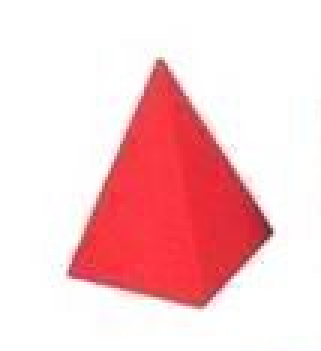
//> input picture resource/14/moments1.jpg, 107 x 117 px (shown 3 times larger)
$ ./approxPolyDP_example   (built with g++ and OpenCV 4)
//> lines starting //> are read from the running program, lines starting //| are printed output that depends on the picture; after the words box and inside, x2 and y2 are one past the last pixel; in counts of white or black regions, pixels touching at a corner belong together

#include <iostream>
#include <vector>
#include <opencv2/opencv.hpp>
#define RESOURCE_DIR "../resource/"

std::ostream& operator <<(std::ostream& output, cv::Moments moment)
{
    output << "m00:" << moment.m00 << std::endl;
    output << "m10:" << moment.m10 << " m01:" << moment.m01<<  std::endl;
    output << "m20:" << moment.m20 << " m11:" << moment.m11<< " m02:" << moment.m02 << std::endl;
    output << "m30:" << moment.m30 << " m21:" << moment.m21<< " m12:" << moment.m12  <<" m03:"<< moment.m03 << std::endl;  // moments
    output << "mu20:" << moment.mu20 << " mu11:" << moment.mu11<< " mu02:"<< moment.mu02 << std::endl;
    output << "mu30:" << moment.mu30 << " mu21:" << moment.mu21<< " m12:"<< moment.mu12  <<" mu03:"<< moment.mu03 << std::endl; // central moments
    output << "nu20:" << moment.nu20 << " nu11:" <<moment.nu11<< " nu02:" <<moment.nu02 << std::endl;
    output << "nu30:" << moment.nu30 << " nu21:" <<moment.nu21<< " nu12:" <<moment.nu12  <<" nu03:" <<moment.nu03 << std::endl; // Hu invariant moments
    return output;
}


// [138 lines left out: function approxPolyDP_example, not called in this run]

void moments_example()
{
    cv::Mat img1 = cv::imread(RESOURCE_DIR"/14/moments1.jpg", cv::IMREAD_GRAYSCALE);
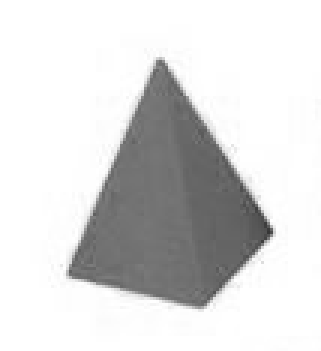
//> img1: 117 rows x 107 cols, CV_8UC1 (shown 3 times larger); min 54, max 255, mean 218.1
    if(img1.empty())
    {
        std::cout << "img is empty" << std::endl;
        return;
    }

    cv::Mat imgEdage1;
    cv::Canny(img1, imgEdage1, 100, 200);
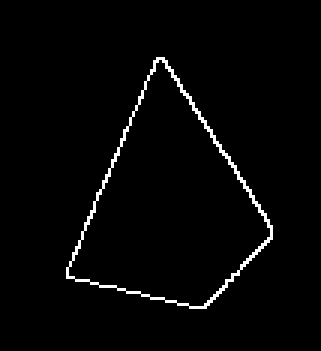
//> imgEdage1: 117 rows x 107 cols, CV_8UC1 (shown 3 times larger); 2.2% white in thin lines or dots, all inside (x1, y1, x2, y2) = (22, 19, 91, 103)
    cv::imshow("Edage1", imgEdage1);

    std::vector<std::vector<cv::Point>> contours1;
    std::vector<cv::Vec4i> hierarchy1;
    cv::findContours(imgEdage1, contours1, hierarchy1, cv::RETR_TREE, cv::CHAIN_APPROX_NONE, cv::Point());
//> contours1 = 2 contours; box (x1, y1, x2, y2) and area: (22, 19, 91, 103) 3122, (22, 19, 91, 103) 3050
    std::cout << "contours1:" << contours1.size() << std::endl;
//| contours1:2
    // Central moments are invariant under translation
    // Normalized central moments are also invariant under scaling
    // Hu invariant moments are invariant under rotation

    cv::Moments moments1 = cv::moments(contours1[0], false);
//> moments1 = moments, m00 3122, centre m10/m00, m01/m00 = (56.24, 68.48)

    //std::cout << "contours moments:" << std::endl << moments << std::endl;
    std::cout << "==================================" << std::endl;
    double huMoments1[7];
    cv::HuMoments(moments1, huMoments1);
//> huMoments1 = [0.18, 0.00198, 0.00165, 7.56e-05, 2.13e-08, 2.71e-06, 1.6e-08]

    std::cout << "first:" << std::endl;
    for(int i = 0; i < 7; i++)
    {
        std::cout << "h" << i << ":" << huMoments1[i] << std::endl;
    }
//> this loop made 7 passes
//| h0:0.180305
//| h1:0.001978
//| h2:0.00164584
//| h3:7.55848e-05
//| h4:2.1331e-08
//| h5:2.71134e-06
//| h6:1.59905e-08


    cv::Mat img2 = cv::imread(RESOURCE_DIR"/14/moments2.jpg", cv::IMREAD_GRAYSCALE);
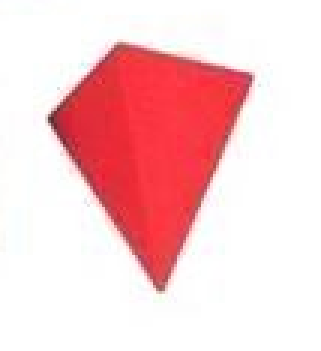
//> input picture resource/14/moments2.jpg, 107 x 117 px (shown 3 times larger)
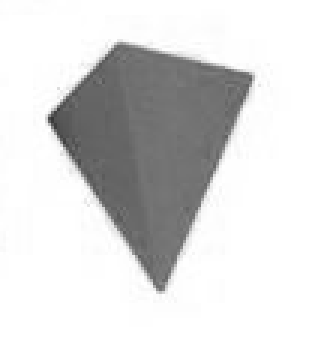
//> img2: 117 rows x 107 cols, CV_8UC1 (shown 3 times larger); min 54, max 255, mean 218.1
    if(img2.empty())
    {
        std::cout << "img is empty" << std::endl;
        return;
    }

#if 1
    int width = img2.cols* 0.9;
//> width = 96
    int height = img2.rows*0.9;
//> height = 105
    cv::resize(img2, img2, cv::Size(width, height));
//> img2: 105 rows x 96 cols, CV_8UC1
#endif

    cv::Mat imgEdage2;
    cv::Canny(img2, imgEdage2, 100, 200);
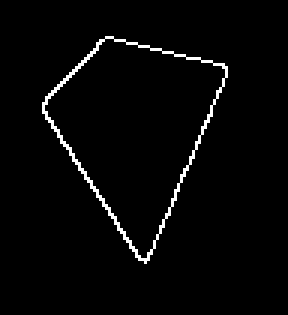
//> imgEdage2: 105 rows x 96 cols, CV_8UC1 (shown 3 times larger); 2.5% white in thin lines or dots, all inside (x1, y1, x2, y2) = (14, 12, 76, 88)
    cv::imshow("Edage2", imgEdage2);

    std::vector<std::vector<cv::Point>> contours2;
    std::vector<cv::Vec4i> hierarchy2;
    cv::findContours(imgEdage2, contours2, hierarchy2, cv::RETR_TREE, cv::CHAIN_APPROX_NONE, cv::Point());
//> contours2 = 2 contours; box (x1, y1, x2, y2) and area: (14, 12, 76, 88) 2522, (14, 12, 76, 87) 2454
    std::cout << "contours2:" << contours2.size() << std::endl;
//| contours2:2
    cv::Moments moments2 = cv::moments(contours2[0], false);
//> moments2 = moments, m00 2522, centre m10/m00, m01/m00 = (44.52, 42.53)
    double huMoments2[7];
    cv::HuMoments(moments2, huMoments2);
//> huMoments2 = [0.18, 0.00185, 0.00161, 7.02e-05, 1.9e-08, 2.46e-06, 1.4e-08]
    std::cout << "secode:" << std::endl;
    for(int i = 0; i < 7; i++)
    {
        std::cout << "h" << i << ":" << huMoments2[i] << std::endl;
    }


    std::cout << "match shape:" <<cv::matchShapes(contours1[0], contours2[0], cv::CONTOURS_MATCH_I1, 0) << std::endl;
//| match shape:0.00926654

    cv::waitKey(0);
    cv::destroyAllWindows();
}

int main(int argc, char const *argv[])
{
    //approxPolyDP_example();
    moments_example();
    return 0;
}
